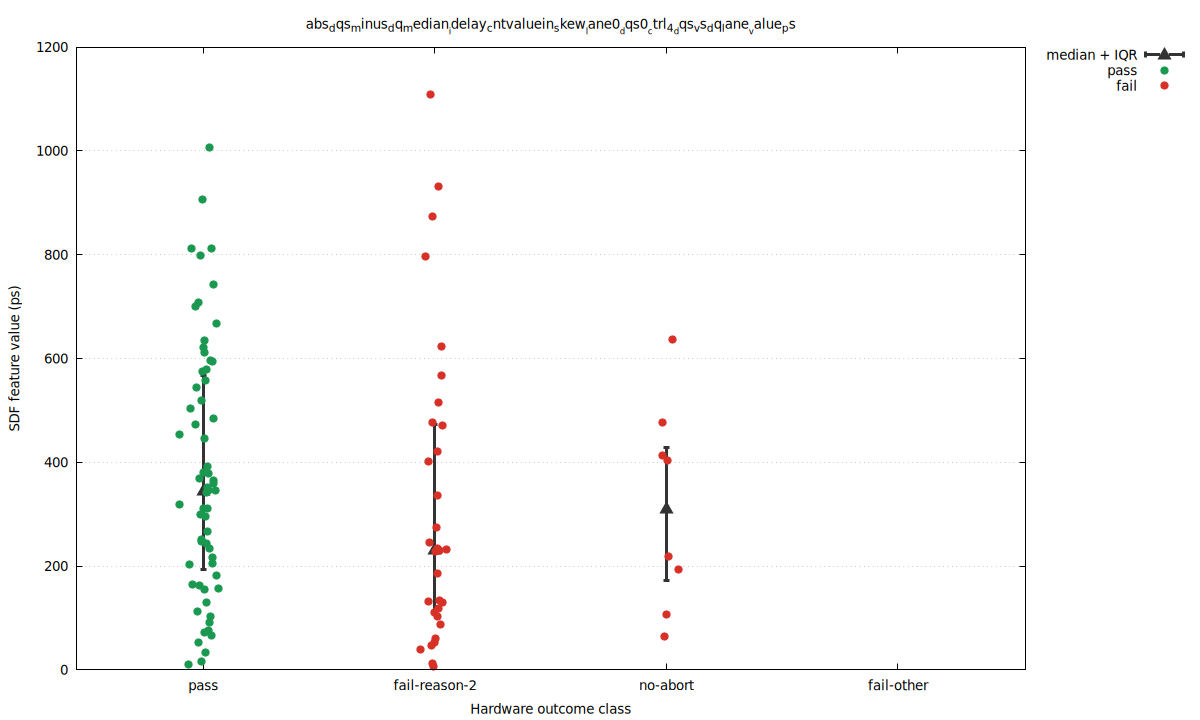

gnuplot code for this plot:
set terminal pngcairo size 1200,720 enhanced font 'DejaVu Sans,10'
set output 'cntvaluein3_locked_only_skew_abs_dqs_minus_dq_median_idelay_cntvaluein_skew_lane0_dqs0_ctrl_4_dqs_vs_dq_lane_v.png'
set datafile separator comma
set key outside right top
set grid ytics
set xrange [0.45:4.55]
set xtics ('pass' 1, 'fail-reason-2' 2, 'no-abort' 3, 'fail-other' 4)
set xlabel 'Hardware outcome class'
set ylabel 'SDF feature value (ps)'
set title 'abs_dqs_minus_dq_median__idelay_cntvaluein_skew__lane0__dqs0__ctrl_4__dqs_vs_dq_lane__value_ps'
plot \
  'cntvaluein3_locked_only_skew_abs_dqs_minus_dq_median_idelay_cntvaluein_skew_lane0_dqs0_ctrl_4_dqs_vs_dq_lane_v.summary.dat' using 1:4:3:5 with yerrorbars pt 9 ps 1.5 lw 3 lc rgb '#333333' title 'median + IQR', \
  'cntvaluein3_locked_only_skew_abs_dqs_minus_dq_median_idelay_cntvaluein_skew_lane0_dqs0_ctrl_4_dqs_vs_dq_lane_v.dat' using 1:4 with points pt 7 ps 1.2 lc rgb '#1a9850' title 'pass', \
  'cntvaluein3_locked_only_skew_abs_dqs_minus_dq_median_idelay_cntvaluein_skew_lane0_dqs0_ctrl_4_dqs_vs_dq_lane_v.dat' using 1:5 with points pt 7 ps 1.2 lc rgb '#d73027' title 'fail'
